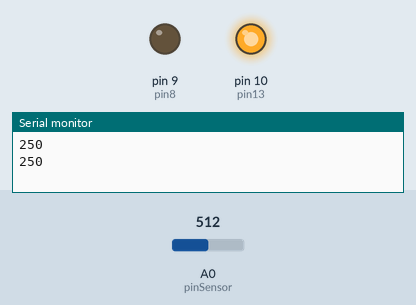
This sketch was run on a simulated Arduino Uno, built with avr-gcc and run on an emulated ATmega328P. On the bench: output pins drawn as LEDs (lit = HIGH), the last lines printed to the serial monitor. The inputs (shaded band) are chosen by the test bench; at power-on: A0 (pinSensor) = 512.

Above: at 1.8 s.
1.9 s: A0 (pinSensor) set to 65
3.4 s: A0 (pinSensor) set to 53
At 5.2 s:
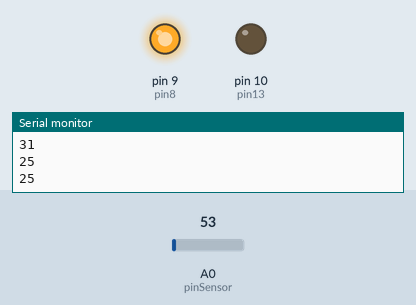
5.5 s: A0 (pinSensor) set to 122
At 6.7 s:
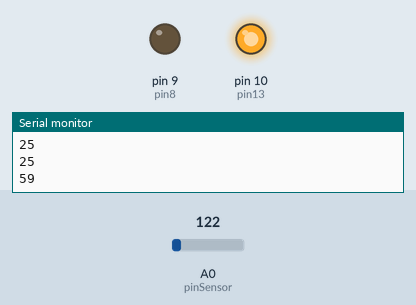
7.5 s: A0 (pinSensor) set to 19
At 8.3 s:
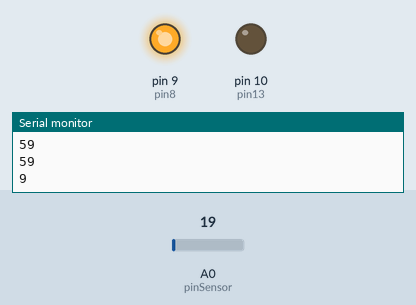
Timing chart, 0 to 10.5 s (numbered marks = the images above; inputs shaded):
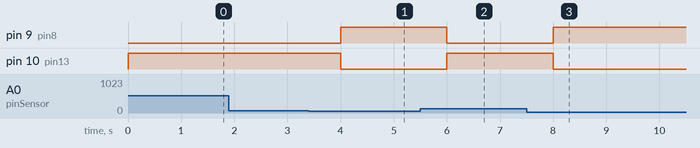

Measured:
- the behaviour switches between 60 and 59 on A0 (pinSensor) (found by bisection; images 0 and 1)
- after the input at 3.4 s, pin 9 (pin8): LOW → HIGH after 0.60 s; pin 10 (pin13): HIGH → LOW after 0.60 s
- after the input at 5.5 s, pin 9 (pin8): HIGH → LOW after 0.50 s; pin 10 (pin13): LOW → HIGH after 0.50 s
- after the input at 7.5 s, pin 9 (pin8): LOW → HIGH after 0.50 s; pin 10 (pin13): HIGH → LOW after 0.50 s

The sketch:

Sensor_LM35.ino
```cpp
const int pinSensor = A0;
const int pin13 = 10;
const int pin8 = 9;
int valsensor = 0;
int temperatura = 0;

void setup() {
  // put your setup code here, to run once:
pinMode(pin13,OUTPUT);
pinMode(pin8,OUTPUT);
Serial.begin(9600);
}

void loop() {
  // put your main code here, to run repeatedly:
valsensor=analogRead(pinSensor);
int milivolts=(valsensor/1023.0)*5000;
temperatura=milivolts/10;
Serial.println(temperatura);

if (temperatura>=29){
  digitalWrite(pin13,HIGH);
  digitalWrite(pin8,LOW);
}
else {
  digitalWrite(pin13,LOW);
  digitalWrite(pin8,HIGH);
}
delay(1000);
}
```
